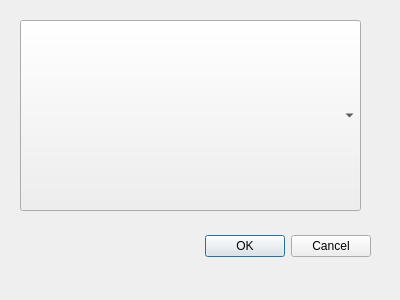
<?xml version="1.0" encoding="UTF-8"?>
<ui version="4.0">
 <class>Dialog</class>
 <widget class="QDialog" name="Dialog">
  <property name="geometry">
   <rect>
    <x>0</x>
    <y>0</y>
    <width>400</width>
    <height>300</height>
   </rect>
  </property>
  <property name="windowTitle">
   <string>Dialog</string>
  </property>
  <widget class="QDialogButtonBox" name="buttonBox">
   <property name="geometry">
    <rect>
     <x>30</x>
     <y>230</y>
     <width>341</width>
     <height>32</height>
    </rect>
   </property>
   <property name="orientation">
    <enum>Qt::Horizontal</enum>
   </property>
   <property name="standardButtons">
    <set>QDialogButtonBox::Cancel|QDialogButtonBox::Ok</set>
   </property>
  </widget>
  <widget class="QComboBox" name="comboBox">
   <property name="geometry">
    <rect>
     <x>20</x>
     <y>20</y>
     <width>341</width>
     <height>191</height>
    </rect>
   </property>
  </widget>
 </widget>
 <resources/>
 <connections>
  <connection>
   <sender>buttonBox</sender>
   <signal>accepted()</signal>
   <receiver>Dialog</receiver>
   <slot>accept()</slot>
   <hints>
    <hint type="sourcelabel">
     <x>248</x>
     <y>254</y>
    </hint>
    <hint type="destinationlabel">
     <x>157</x>
     <y>274</y>
    </hint>
   </hints>
  </connection>
  <connection>
   <sender>buttonBox</sender>
   <signal>rejected()</signal>
   <receiver>Dialog</receiver>
   <slot>reject()</slot>
   <hints>
    <hint type="sourcelabel">
     <x>316</x>
     <y>260</y>
    </hint>
    <hint type="destinationlabel">
     <x>286</x>
     <y>274</y>
    </hint>
   </hints>
  </connection>
 </connections>
</ui>
